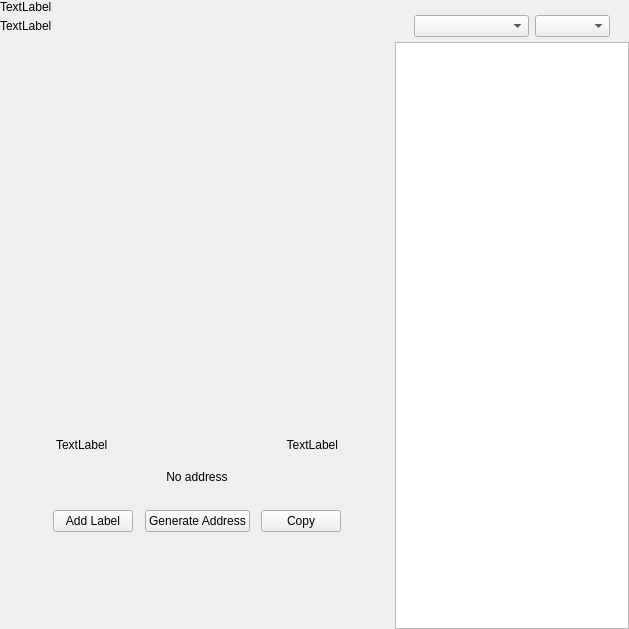
<?xml version="1.0" encoding="UTF-8"?>
<ui version="4.0">
 <class>ReceiveWidget</class>
 <widget class="QWidget" name="ReceiveWidget">
  <property name="geometry">
   <rect>
    <x>0</x>
    <y>0</y>
    <width>629</width>
    <height>629</height>
   </rect>
  </property>
  <property name="minimumSize">
   <size>
    <width>0</width>
    <height>0</height>
   </size>
  </property>
  <property name="windowTitle">
   <string>Form</string>
  </property>
  <layout class="QHBoxLayout" name="horizontalLayout_2" stretch="2,1">
   <property name="spacing">
    <number>0</number>
   </property>
   <property name="leftMargin">
    <number>0</number>
   </property>
   <property name="topMargin">
    <number>0</number>
   </property>
   <property name="rightMargin">
    <number>0</number>
   </property>
   <property name="bottomMargin">
    <number>0</number>
   </property>
   <item>
    <widget class="QWidget" name="left" native="true">
     <layout class="QVBoxLayout" name="verticalLayout_3">
      <property name="leftMargin">
       <number>0</number>
      </property>
      <property name="topMargin">
       <number>0</number>
      </property>
      <property name="rightMargin">
       <number>0</number>
      </property>
      <property name="bottomMargin">
       <number>0</number>
      </property>
      <item>
       <layout class="QVBoxLayout" name="verticalLayout_2">
        <property name="spacing">
         <number>0</number>
        </property>
        <property name="leftMargin">
         <number>0</number>
        </property>
        <item>
         <layout class="QHBoxLayout" name="horizontalLayout_3">
          <property name="spacing">
           <number>0</number>
          </property>
          <item>
           <layout class="QVBoxLayout" name="verticalLayout_4">
            <property name="spacing">
             <number>5</number>
            </property>
            <item>
             <widget class="QLabel" name="labelTitle">
              <property name="text">
               <string>TextLabel</string>
              </property>
             </widget>
            </item>
            <item alignment="Qt::AlignTop">
             <widget class="QLabel" name="labelSubtitle1">
              <property name="text">
               <string>TextLabel</string>
              </property>
             </widget>
            </item>
           </layout>
          </item>
          <item>
           <spacer name="horizontalSpacer">
            <property name="orientation">
             <enum>Qt::Horizontal</enum>
            </property>
            <property name="sizeHint" stdset="0">
             <size>
              <width>40</width>
              <height>20</height>
             </size>
            </property>
           </spacer>
          </item>
         </layout>
        </item>
        <item>
         <spacer name="verticalSpacer_2">
          <property name="orientation">
           <enum>Qt::Vertical</enum>
          </property>
          <property name="sizeType">
           <enum>QSizePolicy::Expanding</enum>
          </property>
          <property name="sizeHint" stdset="0">
           <size>
            <width>20</width>
            <height>50</height>
           </size>
          </property>
         </spacer>
        </item>
        <item alignment="Qt::AlignHCenter">
         <widget class="QWidget" name="layoutQR" native="true">
          <property name="maximumSize">
           <size>
            <width>510</width>
            <height>16777215</height>
           </size>
          </property>
          <layout class="QVBoxLayout" name="verticalLayoutQr">
           <item>
            <spacer name="verticalSpacer11">
             <property name="orientation">
              <enum>Qt::Vertical</enum>
             </property>
             <property name="sizeType">
              <enum>QSizePolicy::Fixed</enum>
             </property>
             <property name="sizeHint" stdset="0">
              <size>
               <width>20</width>
               <height>20</height>
              </size>
             </property>
            </spacer>
           </item>
           <item alignment="Qt::AlignHCenter">
            <widget class="QLabel" name="labelQrImg">
             <property name="minimumSize">
              <size>
               <width>260</width>
               <height>260</height>
              </size>
             </property>
             <property name="maximumSize">
              <size>
               <width>260</width>
               <height>260</height>
              </size>
             </property>
             <property name="text">
              <string/>
             </property>
             <property name="alignment">
              <set>Qt::AlignCenter</set>
             </property>
            </widget>
           </item>
           <item>
            <spacer name="verticalSpacer_21">
             <property name="orientation">
              <enum>Qt::Vertical</enum>
             </property>
             <property name="sizeType">
              <enum>QSizePolicy::Fixed</enum>
             </property>
             <property name="sizeHint" stdset="0">
              <size>
               <width>20</width>
               <height>30</height>
              </size>
             </property>
            </spacer>
           </item>
           <item>
            <widget class="QWidget" name="widget" native="true">
             <property name="minimumSize">
              <size>
               <width>0</width>
               <height>0</height>
              </size>
             </property>
             <layout class="QHBoxLayout" name="horizontalLayout_5">
              <item>
               <widget class="QLabel" name="labelLabel">
                <property name="text">
                 <string>TextLabel</string>
                </property>
               </widget>
              </item>
              <item>
               <spacer name="horizontalSpacer_2">
                <property name="orientation">
                 <enum>Qt::Horizontal</enum>
                </property>
                <property name="sizeHint" stdset="0">
                 <size>
                  <width>141</width>
                  <height>20</height>
                 </size>
                </property>
               </spacer>
              </item>
              <item>
               <widget class="QLabel" name="labelDate">
                <property name="text">
                 <string>TextLabel</string>
                </property>
                <property name="alignment">
                 <set>Qt::AlignRight|Qt::AlignTrailing|Qt::AlignVCenter</set>
                </property>
               </widget>
              </item>
             </layout>
            </widget>
           </item>
           <item>
            <widget class="QLabel" name="labelAddress">
             <property name="sizePolicy">
              <sizepolicy hsizetype="Expanding" vsizetype="Preferred">
               <horstretch>0</horstretch>
               <verstretch>0</verstretch>
              </sizepolicy>
             </property>
             <property name="minimumSize">
              <size>
               <width>300</width>
               <height>0</height>
              </size>
             </property>
             <property name="text">
              <string>No address</string>
             </property>
             <property name="alignment">
              <set>Qt::AlignCenter</set>
             </property>
            </widget>
           </item>
           <item>
            <spacer name="verticalSpacer_4">
             <property name="orientation">
              <enum>Qt::Vertical</enum>
             </property>
             <property name="sizeType">
              <enum>QSizePolicy::Fixed</enum>
             </property>
             <property name="sizeHint" stdset="0">
              <size>
               <width>20</width>
               <height>20</height>
              </size>
             </property>
            </spacer>
           </item>
           <item>
            <layout class="QHBoxLayout" name="horizontalLayout_4">
             <item alignment="Qt::AlignHCenter">
              <widget class="QPushButton" name="pushButtonLabel">
               <property name="focusPolicy">
                <enum>Qt::NoFocus</enum>
               </property>
               <property name="text">
                <string>Add Label</string>
               </property>
              </widget>
             </item>
             <item alignment="Qt::AlignHCenter">
              <widget class="QPushButton" name="pushButtonNewAddress">
               <property name="focusPolicy">
                <enum>Qt::NoFocus</enum>
               </property>
               <property name="text">
                <string>Generate Address</string>
               </property>
              </widget>
             </item>
             <item alignment="Qt::AlignHCenter">
              <widget class="QPushButton" name="pushButtonCopy">
               <property name="focusPolicy">
                <enum>Qt::NoFocus</enum>
               </property>
               <property name="text">
                <string>Copy</string>
               </property>
              </widget>
             </item>
            </layout>
           </item>
           <item>
            <spacer name="verticalSpacer_3">
             <property name="orientation">
              <enum>Qt::Vertical</enum>
             </property>
             <property name="sizeType">
              <enum>QSizePolicy::Expanding</enum>
             </property>
             <property name="sizeHint" stdset="0">
              <size>
               <width>20</width>
               <height>20</height>
              </size>
             </property>
            </spacer>
           </item>
          </layout>
         </widget>
        </item>
        <item>
         <spacer name="verticalSpacer">
          <property name="orientation">
           <enum>Qt::Vertical</enum>
          </property>
          <property name="sizeHint" stdset="0">
           <size>
            <width>20</width>
            <height>40</height>
           </size>
          </property>
         </spacer>
        </item>
       </layout>
      </item>
     </layout>
    </widget>
   </item>
   <item>
    <widget class="QWidget" name="right" native="true">
     <layout class="QVBoxLayout" name="verticalLayout_5">
      <property name="spacing">
       <number>0</number>
      </property>
      <property name="leftMargin">
       <number>1</number>
      </property>
      <property name="topMargin">
       <number>0</number>
      </property>
      <property name="rightMargin">
       <number>0</number>
      </property>
      <property name="bottomMargin">
       <number>0</number>
      </property>
      <item>
       <layout class="QVBoxLayout" name="container_right">
        <property name="spacing">
         <number>0</number>
        </property>
        <property name="leftMargin">
         <number>0</number>
        </property>
        <property name="rightMargin">
         <number>0</number>
        </property>
        <item>
         <layout class="QVBoxLayout" name="verticalLayout">
          <property name="spacing">
           <number>6</number>
          </property>
          <property name="leftMargin">
           <number>19</number>
          </property>
          <property name="rightMargin">
           <number>19</number>
          </property>
          <item>
           <widget class="OptionButton" name="btnRequest" native="true"/>
          </item>
          <item>
           <widget class="OptionButton" name="btnMyAddresses" native="true">
            <property name="sizePolicy">
             <sizepolicy hsizetype="Preferred" vsizetype="Minimum">
              <horstretch>0</horstretch>
              <verstretch>0</verstretch>
             </sizepolicy>
            </property>
           </widget>
          </item>
         </layout>
        </item>
        <item>
         <widget class="QWidget" name="sortWidget" native="true">
          <layout class="QHBoxLayout" name="horizontalLayout_6">
           <property name="leftMargin">
            <number>19</number>
           </property>
           <property name="rightMargin">
            <number>19</number>
           </property>
           <property name="bottomMargin">
            <number>5</number>
           </property>
           <item>
            <spacer name="horizontalSpacer_3">
             <property name="orientation">
              <enum>Qt::Horizontal</enum>
             </property>
             <property name="sizeHint" stdset="0">
              <size>
               <width>40</width>
               <height>20</height>
              </size>
             </property>
            </spacer>
           </item>
           <item>
            <widget class="QComboBox" name="comboBoxSort">
             <property name="sizePolicy">
              <sizepolicy hsizetype="Preferred" vsizetype="Fixed">
               <horstretch>0</horstretch>
               <verstretch>0</verstretch>
              </sizepolicy>
             </property>
             <property name="minimumSize">
              <size>
               <width>115</width>
               <height>0</height>
              </size>
             </property>
            </widget>
           </item>
           <item>
            <widget class="QComboBox" name="comboBoxSortOrder">
             <property name="sizePolicy">
              <sizepolicy hsizetype="Preferred" vsizetype="Fixed">
               <horstretch>0</horstretch>
               <verstretch>0</verstretch>
              </sizepolicy>
             </property>
             <property name="minimumSize">
              <size>
               <width>75</width>
               <height>0</height>
              </size>
             </property>
            </widget>
           </item>
          </layout>
         </widget>
        </item>
        <item>
         <widget class="QListView" name="listViewAddress"/>
        </item>
       </layout>
      </item>
     </layout>
    </widget>
   </item>
  </layout>
 </widget>
 <customwidgets>
  <customwidget>
   <class>OptionButton</class>
   <extends>QWidget</extends>
   <header>qt/dev/optionbutton.h</header>
   <container>1</container>
  </customwidget>
 </customwidgets>
 <resources/>
 <connections/>
</ui>
